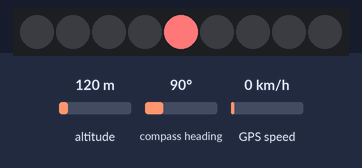
Recording of a sketch running on a simulated Arduino Nano, built with avr-gcc and run on an emulated ATmega328P. Shown: 9 RGB LEDs in strip order, left to right. The inputs (shaded band) are chosen by the test bench; at power-on: altitude 120 m, compass heading 90°, GPS speed 0 km/h. The GPS gets a fix after 3 s at 37.7749, -122.4194 with 8 satellites.

Above: at 1.1 s.
At 3.1 s:
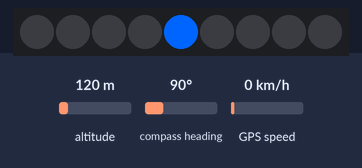

The sketch:

beaconv4.ino
```cpp
//this is a test of XBee coms, GPS aquesition and moving the code to a Nano and adding sleep

//flora GPS connect to tx/rx post upload
#include <SoftwareSerial.h>
#include <Adafruit_GPS.h>
SoftwareSerial GPSSerial (3, 5);
Adafruit_GPS GPS(&GPSSerial);
float LatH = 0;
float LonH = 0;
char LatDir = 'a';
char LonDir ='a';

//import neopixel libraries, set up strip of 9 neopixels on 6
#include <Adafruit_NeoPixel.h>
#define LEDPIN 8 //ugh these are all over. gj self. //7 is A //8 is C // 8 is B
#define NUMPIXELS 9
#define DELAYVAL 500 // time in ms for pauses in lightwork // at this time delay value, we have ~4 min of light run time
Adafruit_NeoPixel strip(NUMPIXELS, LEDPIN, NEO_GRB + NEO_KHZ800);

//XBee shield
///#define xbwake 7 //need wire to jumper on shield
#define xbrx 2
#define xbtx 4
SoftwareSerial xbee(xbrx, xbtx);

#define name 'B' //the beacon XBee identifier

void setup() {
  Serial.begin(9600);
  GPS.begin(9600);

  GPS.sendCommand(PMTK_SET_NMEA_OUTPUT_RMCGGA);
  GPS.sendCommand(PMTK_SET_NMEA_UPDATE_1HZ); //update rate
  GPS.sendCommand(PGCMD_ANTENNA);
  delay(1000);
  GPSSerial.println(PMTK_Q_RELEASE);
  xbee.begin(9600);
  xbee.println((char)name);
  strip.begin();
//  Serial.println("sup.");

  indicatorLight(strip.Color(255,120,120));
  indicatorLight(strip.Color(255,120,120));


}

void loop() {
//doing this again, but why!? can only have one of these software serials being listened to at a time. if the last one was the xbee, need to switch
  GPSSerial.listen();
  //  GPS.begin(9600); //?
  char c = GPS.read();

  if (GPS.newNMEAreceived()) {
    GPS.lastNMEA();
    if(!GPS.parse(GPS.lastNMEA())){
        return;
    }
  }

  if(GPS.fix){ //yay the gps has a signal
    float curLatH = GPS.latitude;
    float curLonH = GPS.longitude;
    float curLatDir = GPS.lat;
    float curLonDir = GPS.lon;
//    Serial.print(curLatH == LatH); Serial.print(" : "); Serial.println(curLonH == LonH);
      xbee.listen();
    if(curLatH != LatH || curLonH != LonH || curLonDir != LonDir || curLatDir != LatDir){  //either first loop or device has been moved. update and send info to coord XBee
      //red light == GPS changeover
//      colorOn(strip.Color(255,0,0));delay(1000);colorOn(strip.Color(0,0,0));
      indicatorLight(strip.Color(0,100,255)); //visual indicator "i have gps"
      LatH = curLatH;
      LonH = curLonH;
      LatDir = curLatDir;
      LonDir = curLonDir;
/*      Serial.println(LatH);
      Serial.println(LonH);
      Serial.println(LatDir);
      Serial.println(LonDir);
      Serial.println(LatDeg);
      Serial.println(LonDeg);

      Serial.print("xbee begin");*/
      String msg = String(name)+":"+String(curLatH)+":"+String(curLonH)+"\n";
      xbee.println(msg); //dont need direction, if it is in xbee range it damn well better be in the same hemisphere... wont work on the equator or at the prime meredian
    } else if(xbee.available() > 0) { //we have a fix and are stable. do we have incoming coms? if so, light up!
//        Serial.print("------------------>");
        //wave green, pause, wave white, pause
        boolean run = false;
        while( xbee.available() > 0) {
          byte rec = xbee.read();
//          Serial.println((char)rec);
          if(rec == (byte)name) {
            run = true;
          }
        }
        if(run) {
          run = false;
          for(short i = 0; i < 20; i++){
            colorWave(strip.Color(0, 150, 0));
            delay(1000);
            colorWave(strip.Color(150, 150, 150));
            delay(1000);
          }
          colorOn(strip.Color(0,0,0));  //turn off lights at the end
          //delay(300000); //prevent spam from coordiantor. do server/controller side later.
          }
        }

    GPSSerial.listen();

  }
}


void colorWave(uint32_t color){
 // strip.clear();
  for(int i=0; i<NUMPIXELS; i++) {
    strip.setPixelColor(i, color);
    strip.show();
    delay(DELAYVAL);
  }
}

void indicatorLight(uint32_t color){
  strip.clear();
  strip.setPixelColor(NUMPIXELS/2, color);
  strip.show();
  delay(DELAYVAL);
  strip.clear();
  strip.setPixelColor(NUMPIXELS/2,0);
  strip.show();
  delay(DELAYVAL);
}

void colorOn(uint32_t color){
  strip.clear();
  for(int i=0; i<NUMPIXELS; i++) {
    strip.setPixelColor(i, color);
  }
  strip.show();
  delay(DELAYVAL);
}
```

Measured:
- what the display in image 0 shows lasts 0.5 s, from 1.0 s to 1.5 s
